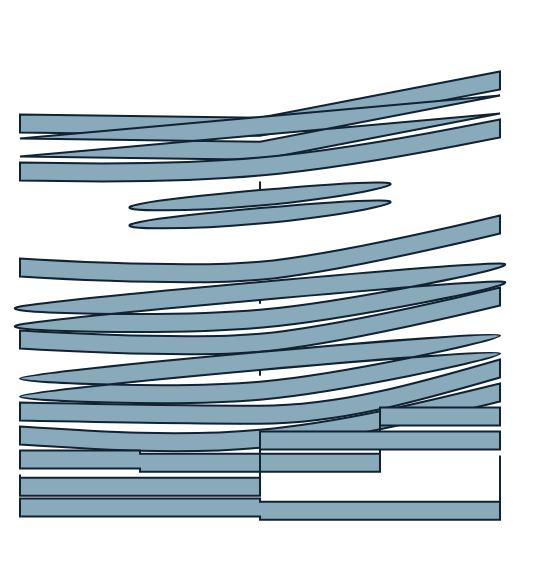

Specify this chart in Vega-Lite:
### Vega specification from a JSON file in a GitHub repository (floating-point values rounded to 4 significant figures)
{"$schema": "https://vega.github.io/schema/vega/v6.json", "width": 260, "height": 278, "padding": 5, "marks": [{"type": "area", "from": {"data": "p3"}, "encode": {"update": {"x": {"field": "x"}, "y": {"signal": "datum.y + 0"}, "y2": {"signal": "datum.y + 0 + 9"}, "interpolate": {"value": "linear"}, "fill": {"value": "#8ab"}, "stroke": {"value": "#123"}}}}, {"type": "area", "from": {"data": "p3"}, "encode": {"update": {"x": {"field": "x"}, "y": {"signal": "datum.y + 12"}, "y2": {"signal": "datum.y + 12 + 9"}, "interpolate": {"value": "linear-closed"}, "fill": {"value": "#8ab"}, "stroke": {"value": "#123"}}}}, {"type": "area", "from": {"data": "p3"}, "encode": {"update": {"x": {"field": "x"}, "y": {"signal": "datum.y + 24"}, "y2": {"signal": "datum.y + 24 + 9"}, "interpolate": {"value": "basis"}, "fill": {"value": "#8ab"}, "stroke": {"value": "#123"}}}}, {"type": "area", "from": {"data": "p3"}, "encode": {"update": {"x": {"field": "x"}, "y": {"signal": "datum.y + 36"}, "y2": {"signal": "datum.y + 36 + 9"}, "interpolate": {"value": "basis-open"}, "fill": {"value": "#8ab"}, "stroke": {"value": "#123"}}}}, {"type": "area", "from": {"data": "p3"}, "encode": {"update": {"x": {"field": "x"}, "y": {"signal": "datum.y + 48"}, "y2": {"signal": "datum.y + 48 + 9"}, "interpolate": {"value": "basis-closed"}, "fill": {"value": "#8ab"}, "stroke": {"value": "#123"}}}}, {"type": "area", "from": {"data": "p3"}, "encode": {"update": {"x": {"field": "x"}, "y": {"signal": "datum.y + 72"}, "y2": {"signal": "datum.y + 72 + 9"}, "interpolate": {"value": "cardinal"}, "fill": {"value": "#8ab"}, "stroke": {"value": "#123"}}}}, {"type": "area", "from": {"data": "p3"}, "encode": {"update": {"x": {"field": "x"}, "y": {"signal": "datum.y + 84"}, "y2": {"signal": "datum.y + 84 + 9"}, "interpolate": {"value": "cardinal-open"}, "fill": {"value": "#8ab"}, "stroke": {"value": "#123"}}}}, {"type": "area", "from": {"data": "p3"}, "encode": {"update": {"x": {"field": "x"}, "y": {"signal": "datum.y + 96"}, "y2": {"signal": "datum.y + 96 + 9"}, "interpolate": {"value": "cardinal-closed"}, "fill": {"value": "#8ab"}, "stroke": {"value": "#123"}}}}, {"type": "area", "from": {"data": "p3"}, "encode": {"update": {"x": {"field": "x"}, "y": {"signal": "datum.y + 108"}, "y2": {"signal": "datum.y + 108 + 9"}, "interpolate": {"value": "catmull-rom"}, "fill": {"value": "#8ab"}, "stroke": {"value": "#123"}}}}, {"type": "area", "from": {"data": "p3"}, "encode": {"update": {"x": {"field": "x"}, "y": {"signal": "datum.y + 120"}, "y2": {"signal": "datum.y + 120 + 9"}, "interpolate": {"value": "catmull-rom-open"}, "fill": {"value": "#8ab"}, "stroke": {"value": "#123"}}}}, {"type": "area", "from": {"data": "p3"}, "encode": {"update": {"x": {"field": "x"}, "y": {"signal": "datum.y + 132"}, "y2": {"signal": "datum.y + 132 + 9"}, "interpolate": {"value": "catmull-rom-closed"}, "fill": {"value": "#8ab"}, "stroke": {"value": "#123"}}}}, {"type": "area", "from": {"data": "p3"}, "encode": {"update": {"x": {"field": "x"}, "y": {"signal": "datum.y + 144"}, "y2": {"signal": "datum.y + 144 + 9"}, "interpolate": {"value": "monotone"}, "fill": {"value": "#8ab"}, "stroke": {"value": "#123"}}}}, {"type": "area", "from": {"data": "p3"}, "encode": {"update": {"x": {"field": "x"}, "y": {"signal": "datum.y + 156"}, "y2": {"signal": "datum.y + 156 + 9"}, "interpolate": {"value": "natural"}, "fill": {"value": "#8ab"}, "stroke": {"value": "#123"}}}}, {"type": "area", "from": {"data": "p3"}, "encode": {"update": {"x": {"field": "x"}, "y": {"signal": "datum.y + 168"}, "y2": {"signal": "datum.y + 168 + 9"}, "interpolate": {"value": "step"}, "fill": {"value": "#8ab"}, "stroke": {"value": "#123"}}}}, {"type": "area", "from": {"data": "p3"}, "encode": {"update": {"x": {"field": "x"}, "y": {"signal": "datum.y + 180"}, "y2": {"signal": "datum.y + 180 + 9"}, "interpolate": {"value": "step-before"}, "fill": {"value": "#8ab"}, "stroke": {"value": "#123"}}}}, {"type": "area", "from": {"data": "p3"}, "encode": {"update": {"x": {"field": "x"}, "y": {"signal": "datum.y + 192"}, "y2": {"signal": "datum.y + 192 + 9"}, "interpolate": {"value": "step-after"}, "fill": {"value": "#8ab"}, "stroke": {"value": "#123"}}}}], "data": [{"name": "p3", "values": [{"x": 0.0, "y": 52.28, "g": true}, {"x": 120.0, "y": 53.89, "g": true}, {"x": 240.0, "y": 30.75, "g": true}]}]}
